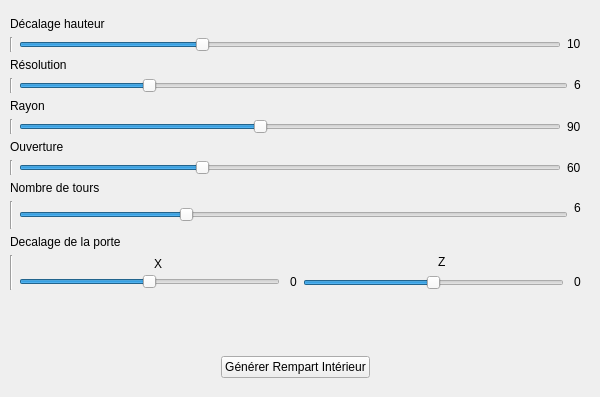
      <widget class="QWidget" name="shapes_rampart_int_tab">
       <attribute name="title">
        <string>Rempart interieur</string>
       </attribute>
       <widget class="QWidget" name="verticalLayoutWidget">
        <property name="geometry">
         <rect>
          <x>0</x>
          <y>7</y>
          <width>591</width>
          <height>381</height>
         </rect>
        </property>
        <layout class="QVBoxLayout" name="verticalLayout">
         <property name="bottomMargin">
          <number>10</number>
         </property>
         <item>
          <layout class="QFormLayout" name="formLayout_4">
           <property name="sizeConstraint">
            <enum>QLayout::SetDefaultConstraint</enum>
           </property>
           <property name="fieldGrowthPolicy">
            <enum>QFormLayout::AllNonFixedFieldsGrow</enum>
           </property>
           <property name="rowWrapPolicy">
            <enum>QFormLayout::WrapAllRows</enum>
           </property>
           <property name="labelAlignment">
            <set>Qt::AlignCenter</set>
           </property>
           <property name="leftMargin">
            <number>10</number>
           </property>
           <property name="topMargin">
            <number>10</number>
           </property>
           <property name="rightMargin">
            <number>10</number>
           </property>
           <item row="0" column="0">
            <widget class="QLabel" name="label">
             <property name="text">
              <string>Décalage hauteur</string>
             </property>
            </widget>
           </item>
           <item row="0" column="1">
            <layout class="QHBoxLayout" name="horizontalLayout_13">
             <item>
              <widget class="Line" name="line_13">
               <property name="orientation">
                <enum>Qt::Vertical</enum>
               </property>
              </widget>
             </item>
             <item>
              <widget class="QSlider" name="ri_decalageHauteur">
               <property name="minimum">
                <number>5</number>
               </property>
               <property name="maximum">
                <number>20</number>
               </property>
               <property name="sliderPosition">
                <number>10</number>
               </property>
               <property name="orientation">
                <enum>Qt::Horizontal</enum>
               </property>
              </widget>
             </item>
             <item>
              <widget class="QLabel" name="ri_decalageHauteurText">
               <property name="text">
                <string>&lt;html&gt;&lt;head/&gt;&lt;body&gt;&lt;p&gt;10&lt;/p&gt;&lt;/body&gt;&lt;/html&gt;</string>
               </property>
              </widget>
             </item>
            </layout>
           </item>
           <item row="1" column="0">
            <widget class="QLabel" name="label_2">
             <property name="text">
              <string>Résolution</string>
             </property>
            </widget>
           </item>
           <item row="1" column="1">
            <layout class="QHBoxLayout" name="horizontalLayout_15">
             <item>
              <widget class="Line" name="line_14">
               <property name="orientation">
                <enum>Qt::Vertical</enum>
               </property>
              </widget>
             </item>
             <item>
              <widget class="QSlider" name="ri_resolution">
               <property name="minimum">
                <number>3</number>
               </property>
               <property name="maximum">
                <number>16</number>
               </property>
               <property name="value">
                <number>6</number>
               </property>
               <property name="orientation">
                <enum>Qt::Horizontal</enum>
               </property>
              </widget>
             </item>
             <item>
              <widget class="QLabel" name="ri_resolutionText">
               <property name="text">
                <string>&lt;html&gt;&lt;head/&gt;&lt;body&gt;&lt;p&gt;6&lt;/p&gt;&lt;/body&gt;&lt;/html&gt;</string>
               </property>
              </widget>
             </item>
            </layout>
           </item>
           <item row="2" column="0">
            <widget class="QLabel" name="label_3">
             <property name="text">
              <string>Rayon</string>
             </property>
            </widget>
           </item>
           <item row="2" column="1">
            <layout class="QHBoxLayout" name="horizontalLayout_16">
             <item>
              <widget class="Line" name="line_15">
               <property name="orientation">
                <enum>Qt::Vertical</enum>
               </property>
              </widget>
             </item>
             <item>
              <widget class="QSlider" name="ri_rayon">
               <property name="minimum">
                <number>50</number>
               </property>
               <property name="maximum">
                <number>140</number>
               </property>
               <property name="value">
                <number>90</number>
               </property>
               <property name="orientation">
                <enum>Qt::Horizontal</enum>
               </property>
              </widget>
             </item>
             <item>
              <widget class="QLabel" name="ri_rayonText">
               <property name="text">
                <string>90</string>
               </property>
              </widget>
             </item>
            </layout>
           </item>
           <item row="3" column="0">
            <widget class="QLabel" name="label_4">
             <property name="text">
              <string>Ouverture</string>
             </property>
            </widget>
           </item>
           <item row="3" column="1">
            <layout class="QHBoxLayout" name="horizontalLayout_17">
             <item>
              <widget class="Line" name="line_16">
               <property name="orientation">
                <enum>Qt::Vertical</enum>
               </property>
              </widget>
             </item>
             <item>
              <widget class="QSlider" name="ri_ouverture">
               <property name="minimum">
                <number>30</number>
               </property>
               <property name="maximum">
                <number>120</number>
               </property>
               <property name="value">
                <number>60</number>
               </property>
               <property name="orientation">
                <enum>Qt::Horizontal</enum>
               </property>
              </widget>
             </item>
             <item>
              <widget class="QLabel" name="ri_ouvertureText">
               <property name="text">
                <string>60</string>
               </property>
              </widget>
             </item>
            </layout>
           </item>
           <item row="4" column="0">
            <widget class="QLabel" name="label_5">
             <property name="text">
              <string>Nombre de tours</string>
             </property>
            </widget>
           </item>
           <item row="4" column="1">
            <layout class="QHBoxLayout" name="horizontalLayout_18">
             <item>
              <widget class="Line" name="line_17">
               <property name="orientation">
                <enum>Qt::Vertical</enum>
               </property>
              </widget>
             </item>
             <item>
              <widget class="QSlider" name="ri_tours">
               <property name="maximum">
                <number>20</number>
               </property>
               <property name="value">
                <number>6</number>
               </property>
               <property name="orientation">
                <enum>Qt::Horizontal</enum>
               </property>
              </widget>
             </item>
             <item>
              <widget class="QLabel" name="ri_toursText">
               <property name="text">
                <string>&lt;html&gt;&lt;head/&gt;&lt;body&gt;&lt;p&gt;6&lt;br/&gt;&lt;/p&gt;&lt;/body&gt;&lt;/html&gt;</string>
               </property>
              </widget>
             </item>
            </layout>
           </item>
           <item row="5" column="0">
            <widget class="QLabel" name="label_6">
             <property name="text">
              <string>Decalage de la porte</string>
             </property>
            </widget>
           </item>
           <item row="5" column="1">
            <layout class="QHBoxLayout" name="horizontalLayout_10">
             <item>
              <widget class="Line" name="line_12">
               <property name="orientation">
                <enum>Qt::Vertical</enum>
               </property>
              </widget>
             </item>
             <item>
              <layout class="QVBoxLayout" name="verticalLayout_8">
               <property name="spacing">
                <number>0</number>
               </property>
               <item alignment="Qt::AlignHCenter">
                <widget class="QLabel" name="label_46">
                 <property name="text">
                  <string>X</string>
                 </property>
                </widget>
               </item>
               <item>
                <layout class="QHBoxLayout" name="horizontalLayout_11">
                 <property name="spacing">
                  <number>10</number>
                 </property>
                 <item>
                  <widget class="QSlider" name="ri_decalageX">
                   <property name="minimum">
                    <number>-20</number>
                   </property>
                   <property name="maximum">
                    <number>20</number>
                   </property>
                   <property name="orientation">
                    <enum>Qt::Horizontal</enum>
                   </property>
                  </widget>
                 </item>
                 <item>
                  <widget class="QLabel" name="ri_decalageXText_2">
                   <property name="text">
                    <string>0</string>
                   </property>
                  </widget>
                 </item>
                </layout>
               </item>
              </layout>
             </item>
             <item>
              <layout class="QVBoxLayout" name="verticalLayout_9">
               <item alignment="Qt::AlignHCenter">
                <widget class="QLabel" name="label_47">
                 <property name="text">
                  <string>Z</string>
                 </property>
                </widget>
               </item>
               <item>
                <layout class="QHBoxLayout" name="horizontalLayout_12">
                 <property name="spacing">
                  <number>10</number>
                 </property>
                 <item>
                  <widget class="QSlider" name="ri_decalageZ">
                   <property name="minimum">
                    <number>-20</number>
                   </property>
                   <property name="maximum">
                    <number>20</number>
                   </property>
                   <property name="orientation">
                    <enum>Qt::Horizontal</enum>
                   </property>
                  </widget>
                 </item>
                 <item alignment="Qt::AlignVCenter">
                  <widget class="QLabel" name="ri_decalageZText">
                   <property name="text">
                    <string>0</string>
                   </property>
                  </widget>
                 </item>
                </layout>
               </item>
              </layout>
             </item>
            </layout>
           </item>
          </layout>
         </item>
         <item>
          <layout class="QHBoxLayout" name="horizontalLayout_3">
           <property name="leftMargin">
            <number>10</number>
           </property>
           <property name="rightMargin">
            <number>10</number>
           </property>
           <item>
            <spacer name="horizontalSpacer">
             <property name="orientation">
              <enum>Qt::Horizontal</enum>
             </property>
             <property name="sizeHint" stdset="0">
              <size>
               <width>40</width>
               <height>20</height>
              </size>
             </property>
            </spacer>
           </item>
           <item>
            <widget class="QPushButton" name="generate_ri_button">
             <property name="text">
              <string>Générer Rempart Intérieur</string>
             </property>
            </widget>
           </item>
           <item>
            <spacer name="horizontalSpacer_3">
             <property name="orientation">
              <enum>Qt::Horizontal</enum>
             </property>
             <property name="sizeHint" stdset="0">
              <size>
               <width>40</width>
               <height>20</height>
              </size>
             </property>
            </spacer>
           </item>
          </layout>
         </item>
        </layout>
       </widget>
      </widget>
